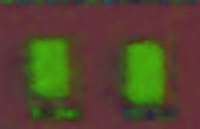
#> input picture logistic_regresion/data/sensors_on/pattern_im_114.jpg, 200 x 129 px, given in place of pattern_im_0.jpg, which was not available
$ python -i utils.py   (imports and definitions only)
#> lines starting #> are read from the running program, lines starting #| are printed output that depends on the picture; pictures that were not available may be replaced by others from this repository, and a replacement may not be noted
import cv2
import numpy as np
import random


def load_data():
	data = []
	for x in range(350):
		img = cv2.imread('data/sensors_on/pattern_im_{0}.jpg'.format(x))
#> img is the input picture: shape (129, 200, 3); mean B, G, R 44.8, 70.8, 83.4
		if(img is not None):
			h,s,v = cv2.split(img)
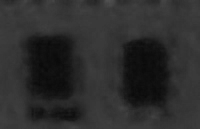
#> h: shape (129, 200); min 9, max 81, mean 44.8
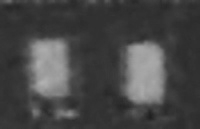
#> s: shape (129, 200); min 31, max 177, mean 70.8
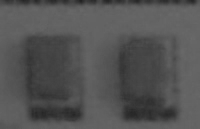
#> v: shape (129, 200); min 34, max 106, mean 83.4
			img = [h,s]
			data.append([img, 0])
#> pass 2 of the loop in load_data, `for x in range(350):`:
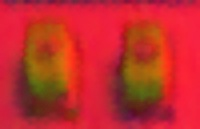
#> input picture logistic_regresion/data/sensors_on/pattern_im_118.jpg, 200 x 129 px, given in place of pattern_im_1.jpg, which was not available
#> in load_data, img is the input picture: shape (129, 200, 3); mean B, G, R 44.5, 44.9, 193.3
#> in load_data, `h,s,v = cv2.split(img)`:
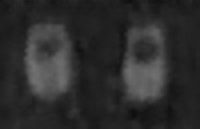
#> s: shape (129, 200); min 13, max 114, mean 44.9
#> in load_data, `h,s,v = cv2.split(img)`:
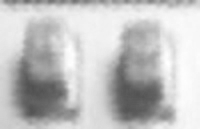
#> v: shape (129, 200); min 81, max 255, mean 193.3

	for x in range(350):
		img = cv2.imread('data/no_sensors/pattern_im_{0}.jpg'.format(x))
		if(img is not None):

			h,s,v = cv2.split(img)
			img = [h,s]
			data.append([img, 0])
#> pass 2 of the loop in load_data, `for x in range(350):`:

	for x in range(350):
		img = cv2.imread('data/sensors_ocluded/pattern_im_{0}.jpg'.format(x))
		if(img is not None):
			h,s,v = cv2.split(img)
			img = [h,s]
			data.append([img, 1])
#> pass 2 of the loop in load_data, `for x in range(350):`:

	random.shuffle(data)
	random.shuffle(data)
	random.shuffle(data)

	split_idx = int(len(data) * 0.8)

	train = data[0:split_idx]
	test = data[split_idx:-1]


	X = np.array([item[0] for item in train])
	Y = np.array([item[1] for item in train])
	X_t = np.array([item[0] for item in test])
	Y_t = np.array([item[1] for item in test])


	return X,Y.reshape(1,-1),X_t,Y_t.reshape(1,-1), ['not_occluded', 'occluded']

>>> result = load_data()
